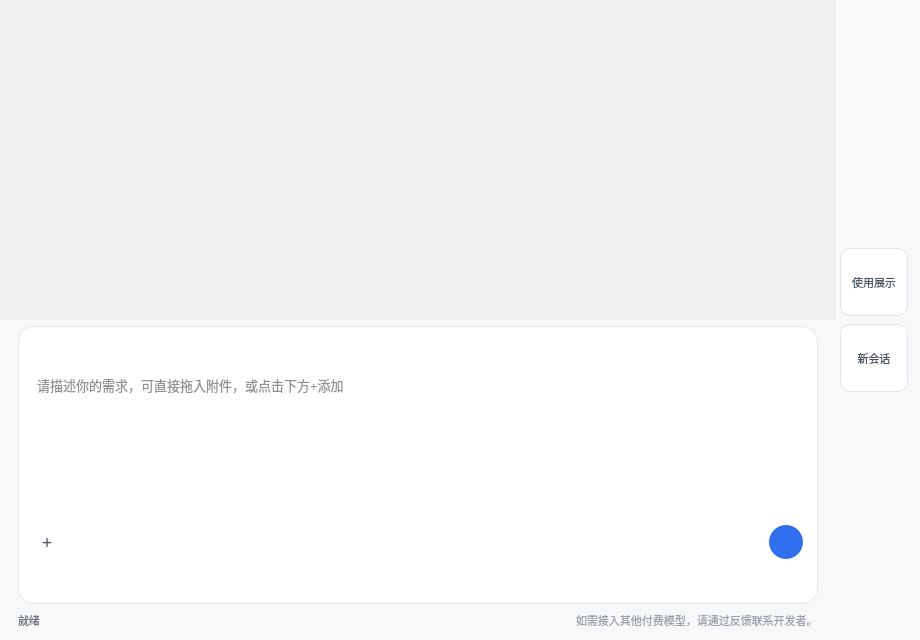
<?xml version="1.0" encoding="UTF-8"?>
<ui version="4.0">
 <class>LlmChat</class>
 <widget class="QWidget" name="LlmChat">
  <property name="geometry">
   <rect>
    <x>0</x>
    <y>0</y>
    <width>920</width>
    <height>640</height>
   </rect>
  </property>
  <property name="minimumSize">
   <size>
    <width>720</width>
    <height>480</height>
   </size>
  </property>
  <property name="windowTitle">
   <string>对话选型</string>
  </property>
  <property name="styleSheet">
   <string notr="true">#LlmChat { background-color: #f7f8fa; }
#composerCard { background-color: #ffffff; border: 1px solid #e5e7eb; border-radius: 16px; }
#messageEdit { border: none; background-color: transparent; color: #1f2329; font-size: 13px; }
#statusLabel { color: #6b7280; font-size: 11px; }
#hintLabel { color: #9aa1ad; font-size: 11px; }
#modelIntroLabel { color: #6b7280; font-size: 11px; }
QComboBox#modelCombo { border: none; background-color: transparent; color: #374151; padding: 2px 4px; }
QComboBox#modelCombo:hover { background-color: #f1f2f4; border-radius: 6px; }
QComboBox#modelCombo::drop-down { border: none; width: 16px; }
QToolButton#attachButton { border: none; border-radius: 6px; color: #4b5563; font-size: 18px; }
QToolButton#attachButton:hover { background-color: #f1f2f4; }
QPushButton#sendButton { background-color: #2f6fed; color: #ffffff; border: none; border-radius: 17px; font-size: 16px; }
QPushButton#sendButton:hover { background-color: #2563d8; }
QPushButton#sendButton:disabled { background-color: #c9d2e3; }
QToolButton#demoButton, QToolButton#newSessionButton { background-color: #ffffff; border: 1px solid #e3e5ea; border-radius: 10px; color: #4b5563; font-size: 11px; padding: 6px 2px; }
QToolButton#demoButton:hover, QToolButton#newSessionButton:hover { background-color: #ffffff; border-color: #c9ced9; color: #1f2329; }
QToolButton#demoButton:disabled, QToolButton#newSessionButton:disabled { color: #b8bdc7; border-color: #eef0f3; }</string>
  </property>
  <layout class="QVBoxLayout" name="rootLayout">
   <property name="spacing">
    <number>0</number>
   </property>
   <property name="leftMargin">
    <number>0</number>
   </property>
   <property name="topMargin">
    <number>0</number>
   </property>
   <property name="rightMargin">
    <number>0</number>
   </property>
   <property name="bottomMargin">
    <number>0</number>
   </property>
   <item>
    <layout class="QHBoxLayout" name="contentLayout" stretch="1,0">
     <property name="spacing">
      <number>0</number>
     </property>
     <property name="leftMargin">
      <number>0</number>
     </property>
     <property name="topMargin">
      <number>0</number>
     </property>
     <property name="rightMargin">
      <number>0</number>
     </property>
     <property name="bottomMargin">
      <number>0</number>
     </property>
     <item>
      <layout class="QVBoxLayout" name="mainLayout">
       <property name="spacing">
        <number>0</number>
       </property>
       <property name="leftMargin">
        <number>0</number>
       </property>
       <property name="topMargin">
        <number>0</number>
       </property>
       <property name="rightMargin">
        <number>0</number>
       </property>
       <property name="bottomMargin">
        <number>0</number>
       </property>
       <item>
        <widget class="QScrollArea" name="conversationArea">
         <property name="frameShape">
          <enum>QFrame::Shape::NoFrame</enum>
         </property>
         <property name="horizontalScrollBarPolicy">
          <enum>Qt::ScrollBarPolicy::ScrollBarAlwaysOff</enum>
         </property>
         <property name="widgetResizable">
          <bool>true</bool>
         </property>
         <widget class="QWidget" name="conversationAreaContents">
          <property name="geometry">
           <rect>
            <x>0</x>
            <y>0</y>
            <width>912</width>
            <height>552</height>
           </rect>
          </property>
         </widget>
        </widget>
       </item>
       <item>
        <layout class="QVBoxLayout" name="composerLayout">
         <property name="spacing">
          <number>6</number>
         </property>
         <property name="leftMargin">
          <number>18</number>
         </property>
         <property name="topMargin">
          <number>6</number>
         </property>
         <property name="rightMargin">
          <number>18</number>
         </property>
         <property name="bottomMargin">
          <number>10</number>
         </property>
         <item>
          <widget class="QFrame" name="composerCard">
           <property name="frameShape">
            <enum>QFrame::Shape::NoFrame</enum>
           </property>
           <layout class="QVBoxLayout" name="cardLayout">
            <property name="spacing">
             <number>4</number>
            </property>
            <property name="leftMargin">
             <number>14</number>
            </property>
            <property name="topMargin">
             <number>12</number>
            </property>
            <property name="rightMargin">
             <number>14</number>
            </property>
            <property name="bottomMargin">
             <number>10</number>
            </property>
            <item>
             <widget class="QPlainTextEdit" name="messageEdit">
              <property name="minimumSize">
               <size>
                <width>0</width>
                <height>56</height>
               </size>
              </property>
              <property name="maximumSize">
               <size>
                <width>16777215</width>
                <height>118</height>
               </size>
              </property>
              <property name="placeholderText">
               <string>请描述你的需求，可直接拖入附件，或点击下方+添加</string>
              </property>
             </widget>
            </item>
            <item>
             <layout class="QHBoxLayout" name="toolbarLayout">
              <property name="spacing">
               <number>6</number>
              </property>
              <item>
               <widget class="QToolButton" name="attachButton">
                <property name="minimumSize">
                 <size>
                  <width>28</width>
                  <height>28</height>
                 </size>
                </property>
                <property name="maximumSize">
                 <size>
                  <width>28</width>
                  <height>28</height>
                 </size>
                </property>
                <property name="toolTip">
                 <string>选择文件（txt / md / CSV / Word / Excel / HTML）</string>
                </property>
                <property name="text">
                 <string>+</string>
                </property>
               </widget>
              </item>
              <item>
               <widget class="QComboBox" name="modelCombo">
                <property name="minimumSize">
                 <size>
                  <width>150</width>
                  <height>26</height>
                 </size>
                </property>
                <property name="toolTip">
                 <string>模型由 llm/providers.json 决定</string>
                </property>
               </widget>
              </item>
              <item>
               <widget class="QLabel" name="modelIntroLabel">
                <property name="sizePolicy">
                 <sizepolicy hsizetype="Ignored" vsizetype="Preferred">
                  <horstretch>1</horstretch>
                  <verstretch>0</verstretch>
                 </sizepolicy>
                </property>
                <property name="text">
                 <string/>
                </property>
               </widget>
              </item>
              <item>
               <spacer name="toolbarSpacer">
                <property name="orientation">
                 <enum>Qt::Orientation::Horizontal</enum>
                </property>
                <property name="sizeType">
                 <enum>QSizePolicy::Policy::Expanding</enum>
                </property>
                <property name="sizeHint" stdset="0">
                 <size>
                  <width>20</width>
                  <height>20</height>
                 </size>
                </property>
               </spacer>
              </item>
              <item>
               <widget class="QPushButton" name="sendButton">
                <property name="minimumSize">
                 <size>
                  <width>34</width>
                  <height>34</height>
                 </size>
                </property>
                <property name="maximumSize">
                 <size>
                  <width>34</width>
                  <height>34</height>
                 </size>
                </property>
                <property name="toolTip">
                 <string>发送（Enter）</string>
                </property>
                <property name="text">
                 <string/>
                </property>
               </widget>
              </item>
             </layout>
            </item>
           </layout>
          </widget>
         </item>
         <item>
          <layout class="QHBoxLayout" name="footerRow">
           <property name="spacing">
            <number>8</number>
           </property>
           <item>
            <widget class="QLabel" name="statusLabel">
             <property name="text">
              <string>就绪</string>
             </property>
            </widget>
           </item>
           <item>
            <spacer name="footerSpacer">
             <property name="orientation">
              <enum>Qt::Orientation::Horizontal</enum>
             </property>
             <property name="sizeType">
              <enum>QSizePolicy::Policy::Expanding</enum>
             </property>
             <property name="sizeHint" stdset="0">
              <size>
               <width>20</width>
               <height>20</height>
              </size>
             </property>
            </spacer>
           </item>
           <item>
            <widget class="QLabel" name="hintLabel">
             <property name="text">
              <string>如需接入其他付费模型，请通过反馈联系开发者。</string>
             </property>
            </widget>
           </item>
          </layout>
         </item>
        </layout>
       </item>
      </layout>
     </item>
     <item>
      <layout class="QVBoxLayout" name="railLayout">
       <property name="spacing">
        <number>8</number>
       </property>
       <property name="leftMargin">
        <number>4</number>
       </property>
       <property name="topMargin">
        <number>12</number>
       </property>
       <property name="rightMargin">
        <number>12</number>
       </property>
       <property name="bottomMargin">
        <number>12</number>
       </property>
       <item>
        <spacer name="railTopSpacer">
         <property name="orientation">
          <enum>Qt::Orientation::Vertical</enum>
         </property>
         <property name="sizeType">
          <enum>QSizePolicy::Policy::Expanding</enum>
         </property>
         <property name="sizeHint" stdset="0">
          <size>
           <width>20</width>
           <height>40</height>
          </size>
         </property>
        </spacer>
       </item>
       <item>
        <widget class="QToolButton" name="demoButton">
         <property name="minimumSize">
          <size>
           <width>68</width>
           <height>68</height>
          </size>
         </property>
         <property name="maximumSize">
          <size>
           <width>68</width>
           <height>68</height>
          </size>
         </property>
         <property name="toolTip">
          <string>用固定示例走一遍完整流程（不调用模型）</string>
         </property>
         <property name="text">
          <string>使用展示</string>
         </property>
         <property name="iconSize">
          <size>
           <width>20</width>
           <height>20</height>
          </size>
         </property>
         <property name="toolButtonStyle">
          <enum>Qt::ToolButtonStyle::ToolButtonTextUnderIcon</enum>
         </property>
        </widget>
       </item>
       <item>
        <widget class="QToolButton" name="newSessionButton">
         <property name="minimumSize">
          <size>
           <width>68</width>
           <height>68</height>
          </size>
         </property>
         <property name="maximumSize">
          <size>
           <width>68</width>
           <height>68</height>
          </size>
         </property>
         <property name="toolTip">
          <string>清空上下文，开始新会话</string>
         </property>
         <property name="text">
          <string>新会话</string>
         </property>
         <property name="iconSize">
          <size>
           <width>20</width>
           <height>20</height>
          </size>
         </property>
         <property name="toolButtonStyle">
          <enum>Qt::ToolButtonStyle::ToolButtonTextUnderIcon</enum>
         </property>
        </widget>
       </item>
       <item>
        <spacer name="railSpacer">
         <property name="orientation">
          <enum>Qt::Orientation::Vertical</enum>
         </property>
         <property name="sizeType">
          <enum>QSizePolicy::Policy::Expanding</enum>
         </property>
         <property name="sizeHint" stdset="0">
          <size>
           <width>20</width>
           <height>40</height>
          </size>
         </property>
        </spacer>
       </item>
      </layout>
     </item>
    </layout>
   </item>
  </layout>
 </widget>
 <resources/>
 <connections/>
</ui>
